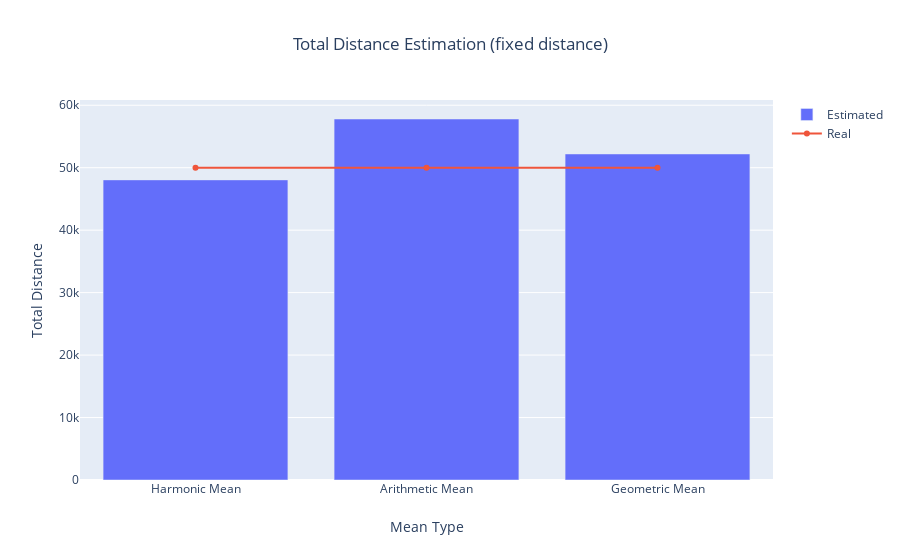

Notebook code for this chart:
### Code cell
x_axis = ['Harmonic Mean','Arithmetic Mean','Geometric Mean']

layout = go.Layout(title={'text':'Total Distance Estimation (fixed distance)','x':0.5},xaxis_title='Mean Type', yaxis_title='Total Distance')

fig = go.Figure(data=[go.Bar(x=x_axis,y=[(harmonic_mean_v*t_i).sum(),(arithmetic_mean_v*t_i).sum() , (geometric_mean_v*t_i).sum()],name="Estimated"),
                      go.Scatter(x=x_axis,y=[x_i.sum()]*3,name='Real')],
               layout=layout)
py.plot(fig, filename='Total Distance Estimation (fixed distance)')
iplot(fig)

### Figure 1 — Plotly figure (JSON) as saved in the notebook; plotly's stock layout.template omitted (floating-point values rounded to 4 significant figures)
{"data": [{"name": "Estimated", "type": "bar", "x": ["Harmonic Mean", "Arithmetic Mean", "Geometric Mean"], "y": [48050.0, 57800.0, 52200.0]}, {"name": "Real", "type": "scatter", "x": ["Harmonic Mean", "Arithmetic Mean", "Geometric Mean"], "y": [50000, 50000, 50000]}], "layout": {"autosize": true, "title": {"text": "Total Distance Estimation (fixed distance)", "x": 0.5}, "xaxis": {"autorange": true, "range": [-0.5, 2.5], "title": {"text": "Mean Type"}, "type": "category"}, "yaxis": {"autorange": true, "range": [0, 60840.0], "title": {"text": "Total Distance"}, "type": "linear"}}}
